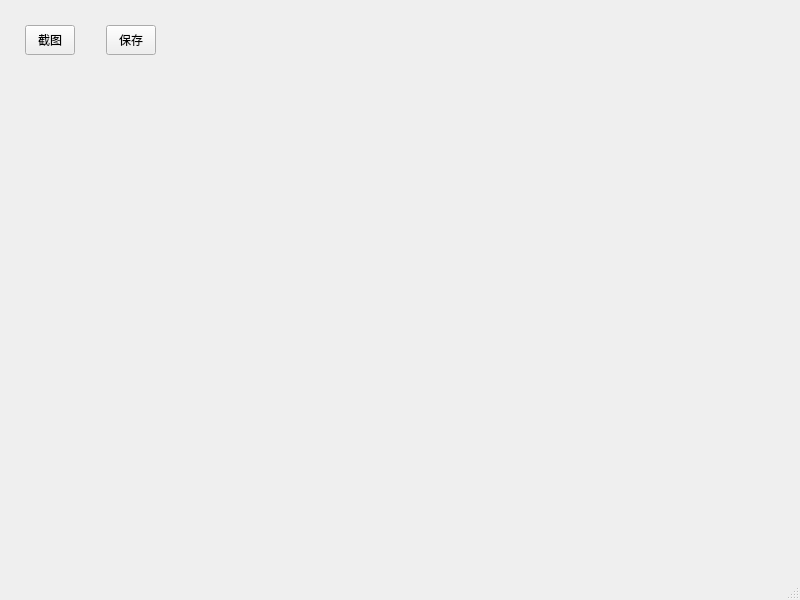
<?xml version="1.0" encoding="UTF-8"?>
<ui version="4.0">
 <class>MainWindow</class>
 <widget class="QMainWindow" name="MainWindow">
  <property name="geometry">
   <rect>
    <x>0</x>
    <y>0</y>
    <width>800</width>
    <height>600</height>
   </rect>
  </property>
  <property name="windowTitle">
   <string>mycapture</string>
  </property>
  <widget class="QWidget" name="centralwidget">
   <widget class="QLabel" name="selectedpicture">
    <property name="geometry">
     <rect>
      <x>40</x>
      <y>110</y>
      <width>701</width>
      <height>381</height>
     </rect>
    </property>
    <property name="text">
     <string/>
    </property>
    <property name="scaledContents">
     <bool>true</bool>
    </property>
    <property name="alignment">
     <set>Qt::AlignCenter</set>
    </property>
   </widget>
   <widget class="QWidget" name="layoutWidget">
    <property name="geometry">
     <rect>
      <x>0</x>
      <y>10</y>
      <width>181</width>
      <height>61</height>
     </rect>
    </property>
    <layout class="QHBoxLayout" name="horizontalLayout">
     <item>
      <widget class="QToolButton" name="toolButton">
       <property name="minimumSize">
        <size>
         <width>50</width>
         <height>30</height>
        </size>
       </property>
       <property name="text">
        <string>截图</string>
       </property>
      </widget>
     </item>
     <item>
      <widget class="QToolButton" name="toolButton_2">
       <property name="minimumSize">
        <size>
         <width>50</width>
         <height>30</height>
        </size>
       </property>
       <property name="text">
        <string>保存</string>
       </property>
      </widget>
     </item>
    </layout>
   </widget>
  </widget>
  <widget class="QMenuBar" name="menubar">
   <property name="geometry">
    <rect>
     <x>0</x>
     <y>0</y>
     <width>800</width>
     <height>26</height>
    </rect>
   </property>
  </widget>
  <widget class="QStatusBar" name="statusbar"/>
 </widget>
 <resources/>
 <connections/>
</ui>
